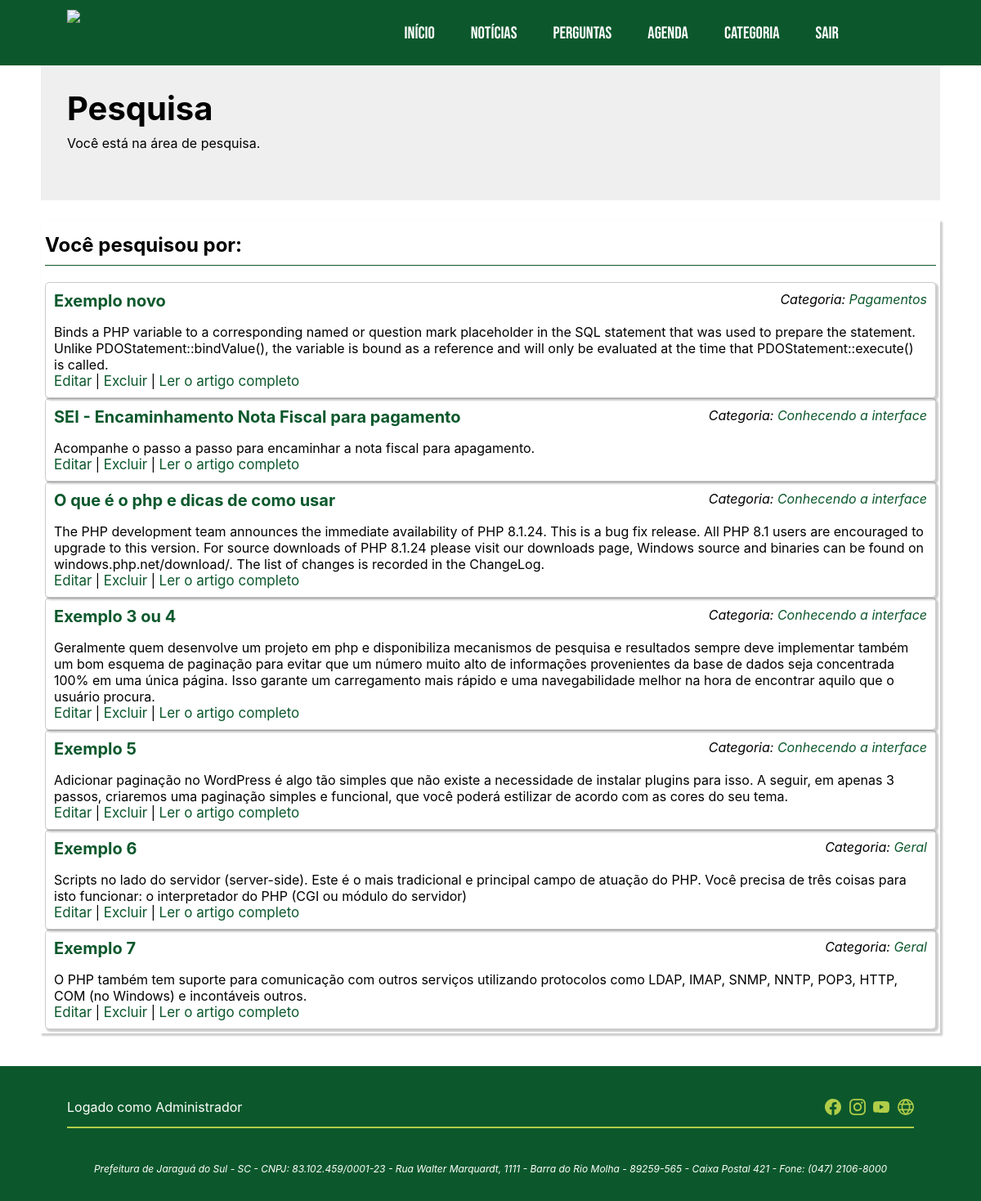
The page /AdminConfig/pesq.php (signed in) on the database its author committed.
### tables this page shows
CREATE TABLE `artigo` (
  `id` int(20) NOT NULL AUTO_INCREMENT,
  `titulo` varchar(250) NOT NULL,
  `resumo` text NOT NULL,
  `conteudo` mediumtext NOT NULL,
  `tags` varchar(250) DEFAULT NULL,
  `img` varchar(150) DEFAULT NULL,
  `prioridade` varchar(4) DEFAULT NULL,
  `categoria` varchar(100) DEFAULT NULL,
  `dataPost` varchar(20) DEFAULT NULL,
  `dataAlter` varchar(20) DEFAULT NULL,
  PRIMARY KEY (`id`)
);

CREATE TABLE `categoria` (
  `id` int(20) NOT NULL AUTO_INCREMENT,
  `titulo` varchar(200) NOT NULL,
  `statusCat` varchar(2) NOT NULL,
  PRIMARY KEY (`id`)
);

### AdminConfig/class/DB.class.php (called while the page is built, shortened)
<?php
class DB {
    private static $con;
    public static function conn(){
        if(is_null(self::$con)){
            try{
                self::$con = new PDO('mysql:host='.HOST.';dbname='.DB.'', USER, PASSWORD);
                self::$con->setAttribute(PDO::ATTR_ERRMODE, PDO::ERRMODE_EXCEPTION);
            }catch(PDOException $e){
                echo $e->getMessage();
            }
        }
        return self::$con;
    }
}
?>

### AdminConfig/class/crud.categoria.class.php (called while the page is built, shortened)
<?php
class Categoria{
    function __construct(){
        include_once("DB.class.php");
    }
    function getCatById($id){
        $obj = DB::conn()->prepare("SELECT * FROM categoria WHERE id=?");
        if($obj->execute(array($id))){
            $numRow = $obj->rowCount();
            if($numRow>0){
                while($linha = $obj->fetchObject()){
                    return $linha->titulo;
                }
            }else{
                return "Nenhuma categoria com esse ID";
            }
        }else{
            return "Problema na conexão com a base de dados.";
        }
    }
}
?>

### AdminConfig/class/crud.artigo.class.php (the view, shortened to what this page needs)
<?php
class CRUD{
    function __construct(){
        include_once("DB.class.php");
        include_once("crud.categoria.class.php");
    }
    function findArticle($pesq){
        $tags = array("<?php", "?>", "<script", "</script>", "union select", "UNION SELECT", "UNION INSERT", "union insert", "union delete", "UNION DELETE", "UNION UPDATE", "union update",
                    "INTO OUTFILE", "into outfile", "INTO LOADFILE", "into loadfile");
        $pesq = str_replace($tags, "", $pesq);
        $pesq = strip_tags($pesq);
        $original = $pesq;
        $sql = "SELECT * FROM artigo WHERE titulo LIKE ? OR resumo LIKE ? OR conteudo LIKE ?";
        $obj = DB::conn()->prepare($sql);
        $dados[] = "%".$original."%";
        $dados[] = "%".$original."%";
        $dados[] = "%".$original."%";
        if($obj->execute($dados)){
            $num = $obj->rowCount();
            if($num>0){
                $categoria = new Categoria();
                while($linha=$obj->fetchObject()){
                    echo '<div class="questao">
                            <span class="tituloQuestao"><a href="artigo.php?id='.$linha->id.'">'.$linha->titulo.'</a></span>
                            <span id="categoria"><i>Categoria: <a href="categoria.php?id='.$linha->categoria.'">'.$categoria->getCatById($linha->categoria).'</a></i><br></span>
                            <br><br><span class="descQuestao">'.$linha->resumo.'<br>
                            <a href="editar.php?id='.$linha->id.'">Editar</a> |
                            <a href="excluir.php?id='.$linha->id.'">Excluir</a> |
                            <a href="artigo.php?id='.$linha->id.'">Ler o artigo completo</a>
                            </span>
                        </div>';
                }
            }else{
                echo "<h3>Nenhum artigo encontrado!</h3>";
            }
        }
    }
}
?>

### AdminConfig/style.css (style rules this page uses)
* { scroll-behavior: smooth; }
body { margin: 0px; padding: 0px; font-family: 'Inter'; background-color: white; }
* { scrollbar-width: auto; scrollbar-color: #b1cd49 #0c582c; }
* a:link { color: #0c582c; text-decoration: none; transition: ease-in-out 0.5s; }
.questao { width: calc(90%-10px) !important; padding: 10px; }
.tituloQuestao { float:left; font-size: 20px; font-weight: bold; transition: ease-in-out 0.5s; }
.tituloQuestao a { font-size: 20px; color: #0c582c; text-decoration: none; transition: ease-in-out 0.5s; }
.descQuestao a { font-size: 17px; color: #0c582c; text-decoration: none; transition: ease-in-out 0.5s; }
span#categoria { float: right; }

### AdminConfig/menu.css (style rules this page uses)
body { margin: 0; padding: 0; }

### AdminConfig/pesq.php (style rules this page uses)
.questao { width: calc(90%-10px) !important; padding: 10px; border-radius: 5px; box-shadow: 2px 2px 2px 1px rgba(0, 0, 0, 0.2); border: 0.5px solid rgba(0, 0, 0, 0.2); }
.tituloQuestao { font-size: 20px; font-weight: bold; transition: ease-in-out 0.5s; }
.tituloQuestao a { font-size: 20px; color: #0c582c; text-decoration: none; transition: ease-in-out 0.5s; }
.descQuestao a { font-size: 17px; color: #0c582c; text-decoration: none; transition: ease-in-out 0.5s; }

### AdminConfig/footer.php (style rules this page uses)
body { padding: 0px; margin: 0px; }

### rows shown on the page
artigo: titulo "Exemplo novo", categoria.titulo "Pagamentos", resumo "Binds a PHP variable to a corresponding named or question mark placeholder in the SQL statement that was used to prepare the statement. Unlike PDOStatement::bindValue(), the variable is bound as a reference and will only be evaluated at the time that PDOStatement::execute() is called."
artigo: titulo "SEI - Encaminhamento Nota Fiscal para pagamento", categoria.titulo "Conhecendo a interface", resumo "Acompanhe o passo a passo para encaminhar a nota fiscal para apagamento."
artigo: titulo "O que é o php e dicas de como usar", categoria.titulo "Conhecendo a interface", resumo "The PHP development team announces the immediate availability of PHP 8.1.24. This is a bug fix release. All PHP 8.1 users are encouraged to upgrade to this version. For source downloads of PHP 8.1.24 please visit our downloads page, Windows source and binaries can be found on windows.php.net/download/. The list of changes is recorded in the ChangeLog."
artigo: titulo "Exemplo 3 ou 4", categoria.titulo "Conhecendo a interface", resumo "Geralmente quem desenvolve um projeto em php e disponibiliza mecanismos de pesquisa e resultados sempre deve implementar também um bom esquema de paginação para evitar que um número muito alto de informações provenientes da base de dados seja concentrada 100% em uma única página. Isso garante um carregamento mais rápido e uma navegabilidade melhor na hora de encontrar aquilo que o usuário procura."
artigo: titulo "Exemplo 5", categoria.titulo "Conhecendo a interface", resumo "Adicionar paginação no WordPress é algo tão simples que não existe a necessidade de instalar plugins para isso. A seguir, em apenas 3 passos, criaremos uma paginação simples e funcional, que você poderá estilizar de acordo com as cores do seu tema."
artigo: titulo "Exemplo 6", categoria.titulo "Geral", resumo "Scripts no lado do servidor (server-side). Este é o mais tradicional e principal campo de atuação do PHP. Você precisa de três coisas para isto funcionar: o interpretador do PHP (CGI ou módulo do servidor)"
artigo: titulo "Exemplo 7", categoria.titulo "Geral", resumo "O PHP também tem suporte para comunicação com outros serviços utilizando protocolos como LDAP, IMAP, SNMP, NNTP, POP3, HTTP, COM (no Windows) e incontáveis outros."

### other values the page prints
$titulo "Pesquisa"
$subtitulo "Você está na área de pesquisa."
$_SESSION['nome'] "Administrador"
